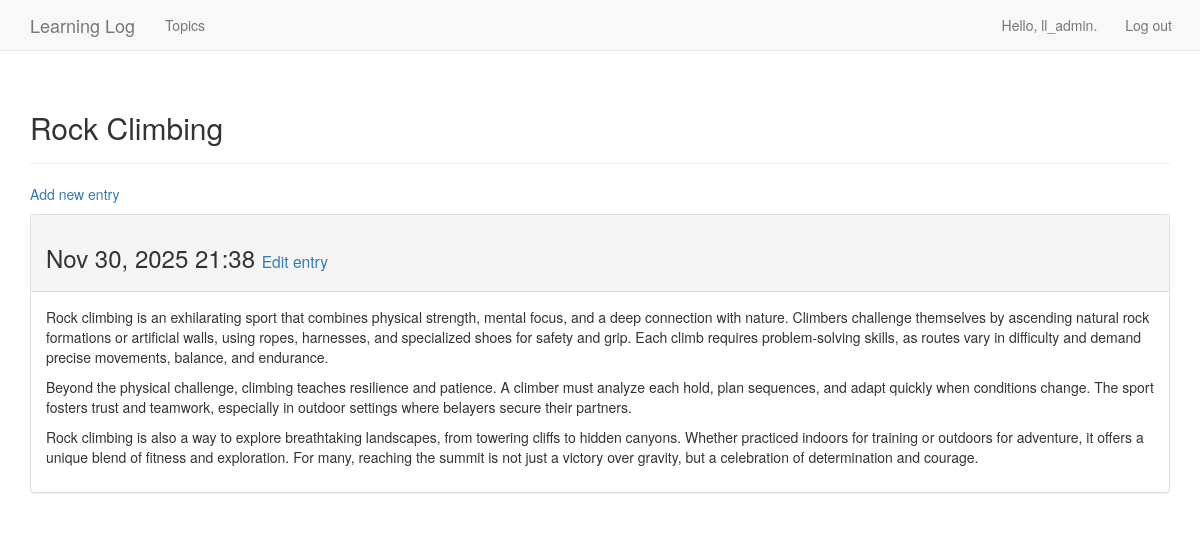
The page /topics/2/ (signed in) on the database its author committed.
### learning_logs/models.py (models this page shows, shortened)
class Topic(models.Model):
    text = models.CharField(max_length=200)
    date_added = models.DateTimeField(auto_now_add=True)
    owner = models.ForeignKey(User, on_delete=models.CASCADE)
    def __str__(self):
        return self.text

class Entry(models.Model):
    topic = models.ForeignKey(Topic, on_delete=models.CASCADE)
    text=models.TextField()
    date_added = models.DateTimeField(auto_now_add=True)
    class Meta:
        verbose_name_plural='entries'

### learning_logs/views.py (the view)
# urls.py: path('topics/<int:topic_id>/', views.topic, name='topic'),
@login_required
def topic(request, topic_id):
    topic = Topic.objects.get(id=topic_id)
    if topic.owner != request.user:
        raise Http404
    entries = topic.entry_set.order_by('-date_added')
    context = {'topic': topic, 'entries': entries}
    return render(request, 'learning_logs/topic.html', context)

### learning_logs/templates/learning_logs/topic.html
{% extends "learning_logs/base.html" %}
{% block header %}
  <h2>{{ topic }}</h2>
{% endblock header %}
{% block content %}
  <p>
    <a href="{% url 'learning_logs:new_entry' topic.id %}">Add new entry</a>
  </p>
  {% for entry in entries %}
    <div class="panel panel-default">
      <div class="panel-heading">
        <h3>
          {{ entry.date_added|date:"M d, Y H:i" }}
          <small>
            <a href="{% url 'learning_logs:edit_entry' entry.id %}">Edit entry</a>
          </small>
        </h3>
      </div>
      <div class="panel-body">
        {{ entry.text|linebreaks }}
      </div>
    </div>
  {% empty %}
    <p>There are no entries for this topic yet.</p>
  {% endfor %}
{% endblock content %}

### learning_logs/templates/learning_logs/base.html (shortened to what this page needs)
{% load bootstrap3 %}
<!DOCTYPE html>
<html lang="en">
  <head>
    {% bootstrap_css %}
  </head>
  <body>
    <nav class="navbar navbar-default navbar-static-top">
      <div class="container">
        <div class="navbar-header">
          <a class="navbar-brand" href="{% url 'learning_logs:index' %}">
            Learning Log
          </a>
        </div>
        <div id="navbar" class="navbar-collapse collapse">
          <ul class="nav navbar-nav">
            <li><a href="{% url 'learning_logs:topics' %}">Topics</a></li>
          </ul>
          <ul class="nav navbar-nav navbar-right">
            {% if user.is_authenticated %}
              <li><a>Hello, {{ user.username }}.</a></li>
              <li>
                <form action="{% url 'users:logout' %}" method="post" style="display:inline;">
                  <button type="submit" class="btn btn-link navbar-btn">Log out</button>
                </form>
              </li>
            {% else %}
              <li><a href="{% url 'users:register' %}">Register</a></li>
              <li><a href="{% url 'users:login' %}">Log in</a></li>
            {% endif %}
          </ul>
        </div>
      </div>
    </nav>
    <div class="container">
      <div class="page-header">
        {% block header %}{% endblock header %}
      </div>
      <div>
        {% block content %}{% endblock content %}
      </div>
    </div>
  </body>
</html>

### rows shown on the page
Topic: text "Rock Climbing"
Entry: date_added "Nov 30, 2025 21:38", text "Rock climbing is an exhilarating sport that combines physical strength, mental focus, and a deep connection with nature. Climbers challenge themselves by ascending natural rock formations or artificial walls, using ropes, harnesses, and specialized shoes for safety and grip. Each climb requires problem‑solving skills, as routes vary in difficulty and demand precise movements, balance, and endurance. Beyond the physical challenge, climbing teaches resilience and patience. A climber must analyze each hold, plan sequences, and adapt quickly when conditions change. The sport fosters trust and teamwork, especially in outdoor settings where belayers secure their partners. Rock climbing is also a…"

### other values the page prints
{{ user.username }} "ll_admin"
